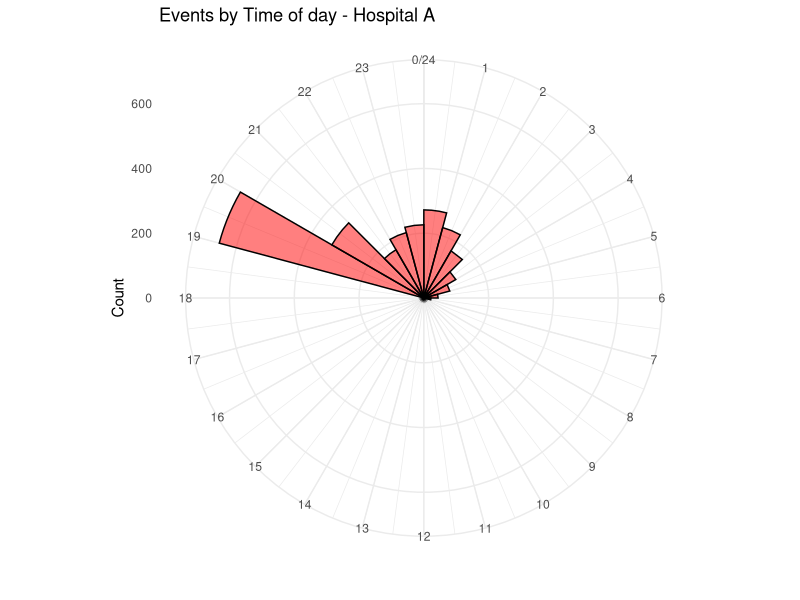
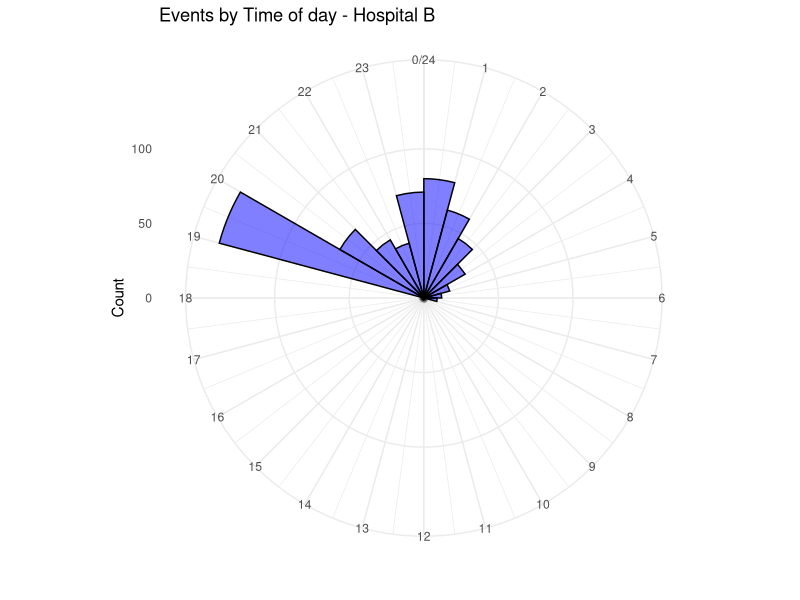
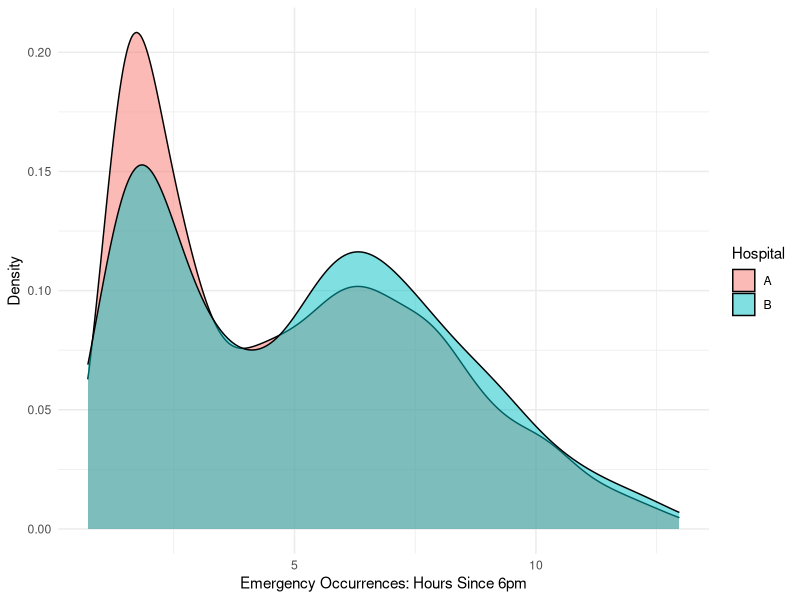

Recreate these plots in R, in order.
## ---- chunk 1
knitr::opts_chunk$set(echo = FALSE)
## ---- chunk 2
library(tidyverse)
library(vroom)
library(broom)
library(stats)
library("mgcv")
## ---- chunk 3
df <- vroom("Data/surgery_times.csv")
# Adding new variable depicting hour since begging of night shift
df<-df %>%
  mutate(hours_since_6pm = ifelse(hour <= 18, hour + 6, hour - 18))
# Calculating average of the variable "hours_since_6pm" in dataset
avg_obs_time <- sum(df$hours_since_6pm)/nrow(df) 
avg_obs_time
## ---- chunk 4
#filtering data into hospital a and hospital b
df_a<-df%>%
  filter(hospital == "A")

df_b <- df%>%
  filter(hospital == "B")

#avg obs time for hospital occurrences - A and B
mean(df_a$hours_since_6pm)
mean(df_b$hours_since_6pm) 
sd(df_b$hours_since_6pm) 
sd(df_a$hours_since_6pm)
## ---- chunk 5
#plotting the two data sets on a circular histogram

ggplot(data = df_a, aes(x = hour)) + 
  geom_histogram(breaks = seq(0, 
  24), width = 2, fill = "red", color = "black", alpha = 0.5) +
  coord_polar(start = 0) + 
  theme_minimal() + 
  scale_fill_brewer() + 
  ylab("Count") + 
  ggtitle("Events by Time of day - Hospital A") + 
  scale_x_continuous("", limits = c(0, 24), breaks = seq(0, 24), labels = seq(0,24))

ggplot(data = df_b, aes(x = hour)) + 
  geom_histogram(breaks = seq(0, 
  24), width = 2, fill = "blue", color = "black", alpha = 0.5) +
  coord_polar(start = 0) + 
  theme_minimal() + 
  scale_fill_brewer() + 
  ylab("Count") + 
  ggtitle("Events by Time of day - Hospital B") + 
  scale_x_continuous("", limits = c(0, 24), breaks = seq(0, 24), labels = seq(0,24))

## ---- chunk 6
# plotting a density plot
df %>%
  ggplot(aes(x = hours_since_6pm, fill = hospital)) +
  geom_density(alpha = 0.5) + 
  labs(x = "Emergency Occurrences: Hours Since 6pm",
       y = "Density",
       fill = "Hospital") + 
  theme_minimal()
## ---- chunk 7
# creating two samples with just the time variable
hospital1_df <- df$hours_since_6pm[df$hospital == "A"]
hospital2_df <- df$hours_since_6pm[df$hospital == "B"]

#Because sample size is large, by central limit theorem we do not have to assume normality of population, we just need normality of sample means, a t test can be conducted.

test_result_t <- t.test(hospital1_df, hospital2_df, var.equal = TRUE)
test_result_t
## ---- chunk 8
# fitting a simple logistic regression model on complication
df<-df%>%
  mutate(complication_coded = ifelse(complication == "Yes", 1, 0))

surgery_model <- glm(complication_coded ~ hospital + age + dow + hours_since_6pm, family = "binomial", data = df)

tidy(surgery_model)

